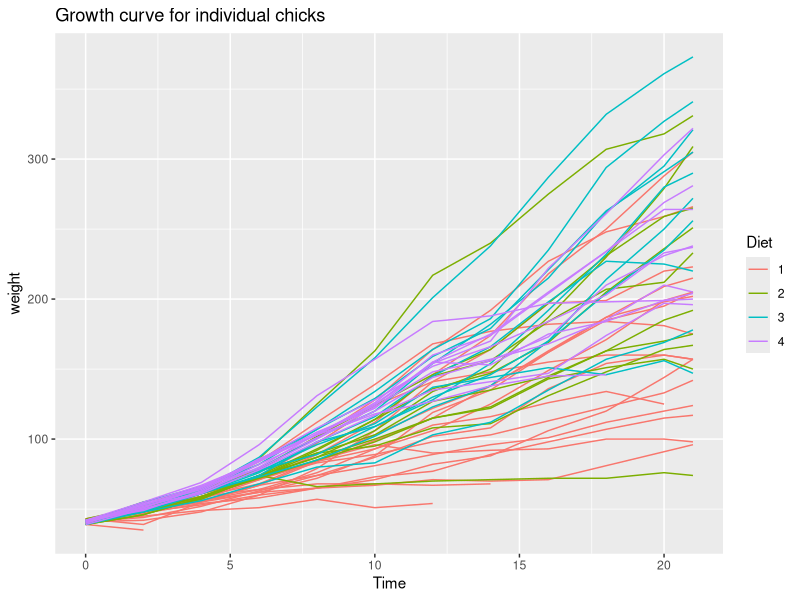

R code for this plot:
## ---- chunk 1
knitr::opts_chunk$set(echo = TRUE)
## ---- chunk 2
print("hello world")
## ---- chunk 3
# this is a comment
# anything following a hash/number/pound sign within a R chunk is a comment. 
# comments are not evaluated
# for example, the following code will not run:

# print("hello world")
## ---- chunk 4
# example of code running off the page
library(ggplot2)
ggplot(data = ChickWeight, aes(x = Time, y = weight, color = Diet, group = Chick)) + geom_line() + ggtitle("Growth curve for individual chicks")
